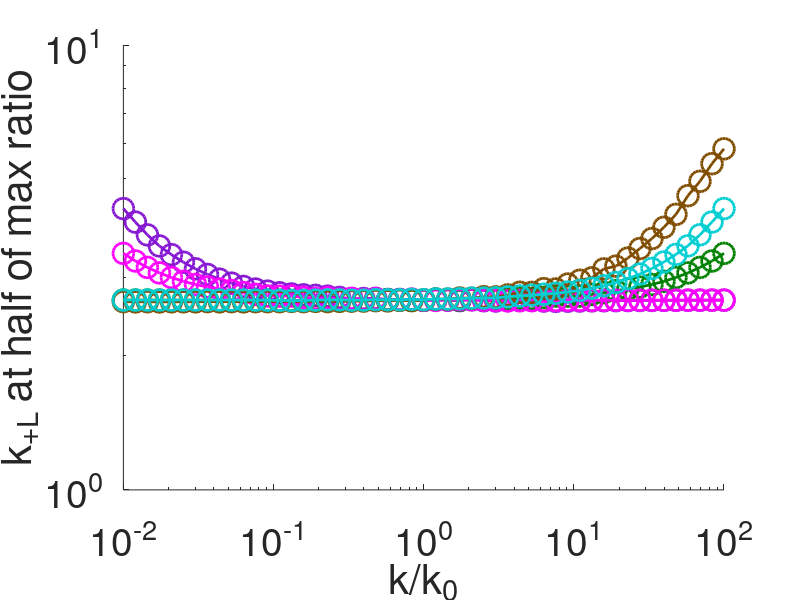

This chart was generated by the following MATLAB code:
clc
clear 
close all

% Steady state panel F

% define the Uniform model equations 

R_func = @(kp,kbi,kL,kL_neg,kc,kc_neg,ki) kp ./(((kL.*kL_neg) ./ (((kc.*kc_neg) ./ (kc_neg+ki)) -kL_neg - kc))+kbi+kL);
RL_func = @(R,kL,kL_neg,ki,kc,kc_neg) (R.*-kL) ./ (((kc.*kc_neg) ./ (kc_neg+ki)) -kL_neg - kc);
Rc_func = @(kc,kc_neg,ki,RL) (kc.*RL) ./(kc_neg+ki);

% Do for Uniform model

% do kc half

clear kp kT kT_neg kc kc_neg ki kLT kL_neg kbi kL;

kc_0 = 0.1;
kc_vals = kc_0*logspace(-2,2,51);
for i=1:length(kc_vals)
    kp = 1;
    kc =  kc_vals(i);
    kc_neg = 0.05; 
    ki = 0.05;
    kL_neg = 0.05;
    kbi = 1*(3*10^-4);
    kL = logspace(-4,4,101);
    
    R = R_func(kp,kbi,kL,kL_neg,kc,kc_neg,ki);
    RL = RL_func(R,kL,kL_neg,ki,kc,kc_neg);
    Rc = Rc_func(kc,kc_neg,ki,RL);
    
    maxsignal(i) = max(RL+Rc);
    index = find((RL+Rc)>(0.5*maxsignal(i)),1);
    previoussignal = RL(index-1) + Rc(index-1);
    nextsignal = RL(index) + Rc(index);
    fraction = (0.5*maxsignal(i) - previoussignal)/(nextsignal - previoussignal);
    kL_half(i) = kL(index-1) + fraction*(kL(index) - kL(index-1));
end

kL_half_kc = kL_half;


% do kcneg half

clear kp kT kT_neg kc kc_neg ki kLT kL_neg kbi kL;

kcneg_0 = 0.05;
kcneg_vals = kcneg_0*logspace(-2,2,51);
for i=1:length(kcneg_vals)
    kp = 1;
    kc =  kc_0;
    kc_neg = kcneg_vals(i);
    ki = 0.05; 
    kL_neg = 0.05;
    kbi = 1*(3*10^-4); 
    kL = logspace(-4,4,101);
    
    R = R_func(kp,kbi,kL,kL_neg,kc,kc_neg,ki);
    RL = RL_func(R,kL,kL_neg,ki,kc,kc_neg);
    Rc = Rc_func(kc,kc_neg,ki,RL);
    
    maxsignal(i) = max(RL+Rc);
    index = find((RL+Rc)>(0.5*maxsignal(i)),1);
    previoussignal = RL(index-1) + Rc(index-1);
    nextsignal = RL(index) + Rc(index);
    fraction = (0.5*maxsignal(i) - previoussignal)/(nextsignal - previoussignal);
    kL_half(i) = kL(index-1) + fraction*(kL(index) - kL(index-1));
end

kL_half_kcneg = kL_half;


% do ki max and half

clear kp kT kT_neg kc kc_neg ki kLT kL_neg kbi kL;

ki_0 = 0.05;
ki_vals = ki_0*logspace(-2,2,51);
for i=1:length(ki_vals)
    kp = 1;
    kc =  kc_0;
    kc_neg = kcneg_0;
    ki = ki_vals(i);
    kL_neg = 0.05; 
    kbi = 1*(3*10^-4);
    kL = logspace(-4,4,101);
    
    R = R_func(kp,kbi,kL,kL_neg,kc,kc_neg,ki);
    RL = RL_func(R,kL,kL_neg,ki,kc,kc_neg);
    Rc = Rc_func(kc,kc_neg,ki,RL);
    
    maxsignal(i) = max(RL+Rc);
    index = find((RL+Rc)>(0.5*maxsignal(i)),1);
    previoussignal = RL(index-1) + Rc(index-1);
    nextsignal = RL(index) + Rc(index);
    fraction = (0.5*maxsignal(i) - previoussignal)/(nextsignal - previoussignal);
    kL_half(i) = kL(index-1) + fraction*(kL(index) - kL(index-1));
end

kL_half_ki = kL_half;


% % do kbi max and half
% 
clear kp kT kT_neg kc kc_neg ki kLT kL_neg kbi kL;

kbi_0 = 3*10^-4;
kbi_vals = kbi_0*logspace(-2,2,51);
for i=1:length(kbi_vals)
    kp = 1;
    kc =  kc_0;
    kc_neg = kcneg_0;
    ki = ki_0; 
    kL_neg = 0.05;
    kbi = kbi_vals(i); 
    kL = logspace(-10,4,101);
    
    R = R_func(kp,kbi,kL,kL_neg,kc,kc_neg,ki);
    RL = RL_func(R,kL,kL_neg,ki,kc,kc_neg);
    Rc = Rc_func(kc,kc_neg,ki,RL);
    
    maxsignal(i) = max(RL+Rc);
    index = find((RL+Rc)>(0.5*maxsignal(i)),1);
    previoussignal = RL(index-1) + Rc(index-1);
    nextsignal = RL(index) + Rc(index);
    fraction = (0.5*maxsignal(i) - previoussignal)/(nextsignal - previoussignal);
    kL_half(i) = kL(index-1) + fraction*(kL(index) - kL(index-1));
end

kL_half_kbi = kL_half;


% do kLneg max and half

clear kp kT kT_neg kc kc_neg ki kLT kL_neg kbi kL;

kLneg_0 = 0.05;
kLneg_vals = kLneg_0*logspace(-2,2,51);
for i=1:length(kLneg_vals)
    kp = 1;
    kc =  kc_0; 
    kc_neg = kcneg_0;
    ki = ki_0;  
    kL_neg = kLneg_vals(i); 
    kbi = kbi_0; 
    kL = logspace(-4,4,501);
    
    R = R_func(kp,kbi,kL,kL_neg,kc,kc_neg,ki);
    RL = RL_func(R,kL,kL_neg,ki,kc,kc_neg);
    Rc = Rc_func(kc,kc_neg,ki,RL);
    
    maxsignal(i) = max(RL+Rc);
    index = find((RL+Rc)>(0.5*maxsignal(i)),1);
    previoussignal = RL(index-1) + Rc(index-1);
    nextsignal = RL(index) + Rc(index);
    fraction = (0.5*maxsignal(i) - previoussignal)/(nextsignal - previoussignal);
    kL_half(i) = kL(index-1) + fraction*(kL(index) - kL(index-1));
end

kL_half_kLneg = kL_half;


% define the Localized model equations

R_func = @(kp,kbi,kT,kL,kT_neg,kLT,kL_neg,kc,kc_neg,ki) kp ./(kbi + kT + kL - ((kT_neg.*kT)./(kT_neg+kLT)) + ((kL_neg .*(((kLT.*kT) ./ (kT_neg+kLT)) +kL) ./ (((kc.*kc_neg) ./ (kc_neg+ki)) -kL_neg - kc))));
T_func = @(R,kT,kT_neg,kLT) (kT.*R) ./ (kT_neg+kLT);
RL_func = @(R,kT,kT_neg, kLT,kL,kL_neg,ki,kc,kc_neg) -R.*(((kLT.*kT) ./ (kT_neg+kLT)) +kL)./ (((kc.*kc_neg) ./ (kc_neg+ki)) -kL_neg - kc);
Rc_func = @(kc,kc_neg,ki,RL) (kc.*RL) ./(kc_neg+ki);


%--------------------------%

% do kc max and half

clear kp kT kT_neg kc kc_neg ki kLT kL_neg kbi kL;

kc_0 = 0.1;
kc_vals = kc_0*logspace(-2,2,51);
for i=1:length(kc_vals)
    kp = 1;
    kT = (1/30);
    kT_neg = 0.12; 
    kc =  kc_vals(i);
    kc_neg = 0.05; 
    ki = 0.05; 
    kLT = logspace(-4,4,101);
    kL_neg = 0.05; 
    kbi = 1*(3*10^-4); 
    kL = 0.1*kLT;
    
    R = R_func(kp,kbi,kT,kL,kT_neg,kLT,kL_neg,kc,kc_neg,ki);
    T = T_func(R,kT,kT_neg,kLT);
    RL = RL_func(R,kT,kT_neg, kLT,kL,kL_neg,ki,kc,kc_neg);
    Rc = Rc_func(kc,kc_neg,ki,RL);
    
    maxsignal(i) = max(RL+Rc);
    index = find((RL+Rc)>(0.5*maxsignal(i)),1);
    previoussignal = RL(index-1) + Rc(index-1);
    nextsignal = RL(index) + Rc(index);
    fraction = (0.5*maxsignal(i) - previoussignal)/(nextsignal - previoussignal);
    kLT_half(i) = kLT(index-1) + fraction*(kLT(index) - kLT(index-1));
end

kLT_half_kc = kLT_half;


% do kcneg max and half

clear kp kT kT_neg kc kc_neg ki kLT kL_neg kbi kL;

kcneg_0 = 0.05;
kcneg_vals = kcneg_0*logspace(-2,2,51);
for i=1:length(kcneg_vals)
    kp = 1;
    kT = (1/30); 
    kT_neg = 0.12; 
    kc =  kc_0; 
    kc_neg = kcneg_vals(i);
    ki = 0.05; 
    kLT = logspace(-4,4,101);
    kL_neg = 0.05;
    kbi = 1*(3*10^-4); 
    kL = 0.1*kLT;
    
    R = R_func(kp,kbi,kT,kL,kT_neg,kLT,kL_neg,kc,kc_neg,ki);
    T = T_func(R,kT,kT_neg,kLT);
    RL = RL_func(R,kT,kT_neg, kLT,kL,kL_neg,ki,kc,kc_neg);
    Rc = Rc_func(kc,kc_neg,ki,RL);
    
    maxsignal(i) = max(RL+Rc);
    index = find((RL+Rc)>(0.5*maxsignal(i)),1);
    previoussignal = RL(index-1) + Rc(index-1);
    nextsignal = RL(index) + Rc(index);
    fraction = (0.5*maxsignal(i) - previoussignal)/(nextsignal - previoussignal);
    kLT_half(i) = kLT(index-1) + fraction*(kLT(index) - kLT(index-1));
end

kLT_half_kcneg = kLT_half;


% do ki max and half

clear kp kT kT_neg kc kc_neg ki kLT kL_neg kbi kL;

ki_0 = 0.05;
ki_vals = ki_0*logspace(-2,2,51);
for i=1:length(ki_vals)
    kp = 1;
    kT = (1/30); 
    kT_neg = 0.12; 
    kc =  kc_0;
    kc_neg = kcneg_0;
    ki = ki_vals(i); 
    kLT = logspace(-4,4,101); 
    kL_neg = 0.05; 
    kbi = 1*(3*10^-4);
    kL = 0.1*kLT;
    
    R = R_func(kp,kbi,kT,kL,kT_neg,kLT,kL_neg,kc,kc_neg,ki);
    T = T_func(R,kT,kT_neg,kLT);
    RL = RL_func(R,kT,kT_neg, kLT,kL,kL_neg,ki,kc,kc_neg);
    Rc = Rc_func(kc,kc_neg,ki,RL);
    
    maxsignal(i) = max(RL+Rc);
    index = find((RL+Rc)>(0.5*maxsignal(i)),1);
    previoussignal = RL(index-1) + Rc(index-1);
    nextsignal = RL(index) + Rc(index);
    fraction = (0.5*maxsignal(i) - previoussignal)/(nextsignal - previoussignal);
    kLT_half(i) = kLT(index-1) + fraction*(kLT(index) - kLT(index-1));
end

kLT_half_ki = kLT_half;


% do kbi max and half

clear kp kT kT_neg kc kc_neg ki kLT kL_neg kbi kL;

kbi_0 = 3*10^-4;
kbi_vals = kbi_0*logspace(-2,2,51);
for i=1:length(kbi_vals)
    kp = 1;
    kT = (1/30);
    kT_neg = 0.12; 
    kc =  kc_0;
    kc_neg = kcneg_0;
    ki = ki_0; 
    kLT = logspace(-10,4,101); 
    kL_neg = 0.05; 
    kbi = kbi_vals(i);
    kL = 0.1*kLT;
    
    R = R_func(kp,kbi,kT,kL,kT_neg,kLT,kL_neg,kc,kc_neg,ki);
    T = T_func(R,kT,kT_neg,kLT);
    RL = RL_func(R,kT,kT_neg, kLT,kL,kL_neg,ki,kc,kc_neg);
    Rc = Rc_func(kc,kc_neg,ki,RL);
    
    maxsignal(i) = max(RL+Rc);
    index = find((RL+Rc)>(0.5*maxsignal(i)),1);
    previoussignal = RL(index-1) + Rc(index-1);
    nextsignal = RL(index) + Rc(index);
    fraction = (0.5*maxsignal(i) - previoussignal)/(nextsignal - previoussignal);
    kLT_half(i) = kLT(index-1) + fraction*(kLT(index) - kLT(index-1));
end

maxsignal_kbi = maxsignal;
kLT_half_kbi = kLT_half;


% do kLneg max and half

clear kp kT kT_neg kc kc_neg ki kLT kL_neg kbi kL;

kLneg_0 = 0.05;
kLneg_vals = kLneg_0*logspace(-2,2,51);
for i=1:length(kLneg_vals)
    kp = 1;
    kT = (1/30); 
    kT_neg = 0.12; 
    kc =  kc_0;
    kc_neg = kcneg_0;
    ki = ki_0; 
    kLT = logspace(-4,4,101); 
    kL_neg = kLneg_vals(i); 
    kbi = kbi_0; 
    kL = 0.1*kLT;
    
    R = R_func(kp,kbi,kT,kL,kT_neg,kLT,kL_neg,kc,kc_neg,ki);
    T = T_func(R,kT,kT_neg,kLT);
    RL = RL_func(R,kT,kT_neg, kLT,kL,kL_neg,ki,kc,kc_neg);
    Rc = Rc_func(kc,kc_neg,ki,RL);
    
    maxsignal(i) = max(RL+Rc);
    index = find((RL+Rc)>(0.5*maxsignal(i)),1);
    previoussignal = RL(index-1) + Rc(index-1);
    nextsignal = RL(index) + Rc(index);
    fraction = (0.5*maxsignal(i) - previoussignal)/(nextsignal - previoussignal);
    kLT_half(i) = kLT(index-1) + fraction*(kLT(index) - kLT(index-1));
end

kLT_half_kLneg = kLT_half;


% do kT max and half

clear kp kT kT_neg kc kc_neg ki kLT kL_neg kbi kL;

kT_0 = 1/30;
kT_vals = kT_0*logspace(-2,2,51);
for i=1:length(kT_vals)
    kp = 1;
    kT = kT_vals(i); 
    kT_neg = 0.12;
    kc =  kc_0;
    kc_neg = kcneg_0;
    ki = ki_0;
    kLT = logspace(-8,4,101);
    kL_neg = kLneg_0; 
    kbi = kbi_0; 
    kL = 0.1*kLT;
    
    R = R_func(kp,kbi,kT,kL,kT_neg,kLT,kL_neg,kc,kc_neg,ki);
    T = T_func(R,kT,kT_neg,kLT);
    RL = RL_func(R,kT,kT_neg, kLT,kL,kL_neg,ki,kc,kc_neg);
    Rc = Rc_func(kc,kc_neg,ki,RL);
    
    maxsignal(i) = max(RL+Rc);
    index = find((RL+Rc)>(0.5*maxsignal(i)),1);
    previoussignal = RL(index-1) + Rc(index-1);
    nextsignal = RL(index) + Rc(index);
    fraction = (0.5*maxsignal(i) - previoussignal)/(nextsignal - previoussignal);
    kLT_half(i) = kLT(index-1) + fraction*(kLT(index) - kLT(index-1));
end

kLT_half_kT = kLT_half;


% do kTneg max and half

clear kp kT kT_neg kc kc_neg ki kLT kL_neg kbi kL;

kTneg_0 = 0.12;
kTneg_vals = kTneg_0*logspace(-2,2,51);
for i=1:length(kTneg_vals)
    kp = 1;
    kT = kT_0;
    kT_neg = kTneg_vals(i); 
    kc =  kc_0;
    kc_neg = kcneg_0;
    ki = ki_0; 
    kLT = logspace(-8,4,101);
    kL_neg = kLneg_0; 
    kbi = kbi_0;
    kL = 0.1*kLT;
    
    R = R_func(kp,kbi,kT,kL,kT_neg,kLT,kL_neg,kc,kc_neg,ki);
    T = T_func(R,kT,kT_neg,kLT);
    RL = RL_func(R,kT,kT_neg, kLT,kL,kL_neg,ki,kc,kc_neg);
    Rc = Rc_func(kc,kc_neg,ki,RL);
    
    maxsignal(i) = max(RL+Rc);
    index = find((RL+Rc)>(0.5*maxsignal(i)),1);
    previoussignal = RL(index-1) + Rc(index-1);
    nextsignal = RL(index) + Rc(index);
    fraction = (0.5*maxsignal(i) - previoussignal)/(nextsignal - previoussignal);
    kLT_half(i) = kLT(index-1) + fraction*(kLT(index) - kLT(index-1));
end

kLT_half_kTneg = kLT_half;

% plot properties

figure(1)
loglog(kc_vals/kc_0,kLT_half_kc./kL_half_kc,'o-','color',[0.5210 0.0860 0.8190],'linewidth',2,'markersize',15);
hold on
loglog(kcneg_vals/kcneg_0,kLT_half_kcneg./kL_half_kcneg,'o-','color',[0 0.5 0],'linewidth',2,'markersize',15);
loglog(ki_vals/ki_0,kLT_half_ki./kL_half_ki,'mo-','linewidth',2,'markersize',15);
loglog(kbi_vals/kbi_0,kLT_half_kbi./kL_half_kbi,'o-','color',[0.5 0.3 0],'linewidth',2,'markersize',15);
loglog(kLneg_vals/kLneg_0,kLT_half_kLneg./kL_half_kLneg,'o-','color',[0, 0.8078, 0.8235],'linewidth',2,'markersize',15);

set(gca','fontsize',28)
xlabel('k/k_0','fontsize',30);
ylabel('k_{+L} at half of max ratio','fontsize',30);
%legend('Uniform: k_c','Uniform: k_{-c}','Uniform: k_i','Uniform: k_{bi}','Uniform: k_{-L}','fontsize',14);
%legend('k_c','k_{-c}','k_i','k_{bi}','k_{-L}','fontsize',20,location='northwest');
set(gcf,'Color','white')
axis tight
ylim([10^0 10^1])
xlim([10^-2 10^2])
xticks([10^-2 10^-1 10^0 10^1 10^2])
%legend box off
box off

% Plot colours
% Default uniform params will be blue and default localized will be red
% kT = Orange
% kT_neg = gray
% kc = purple
% kc_neg = green
% kL_neg = cyan
% ki = magenta
% kbi = brown
